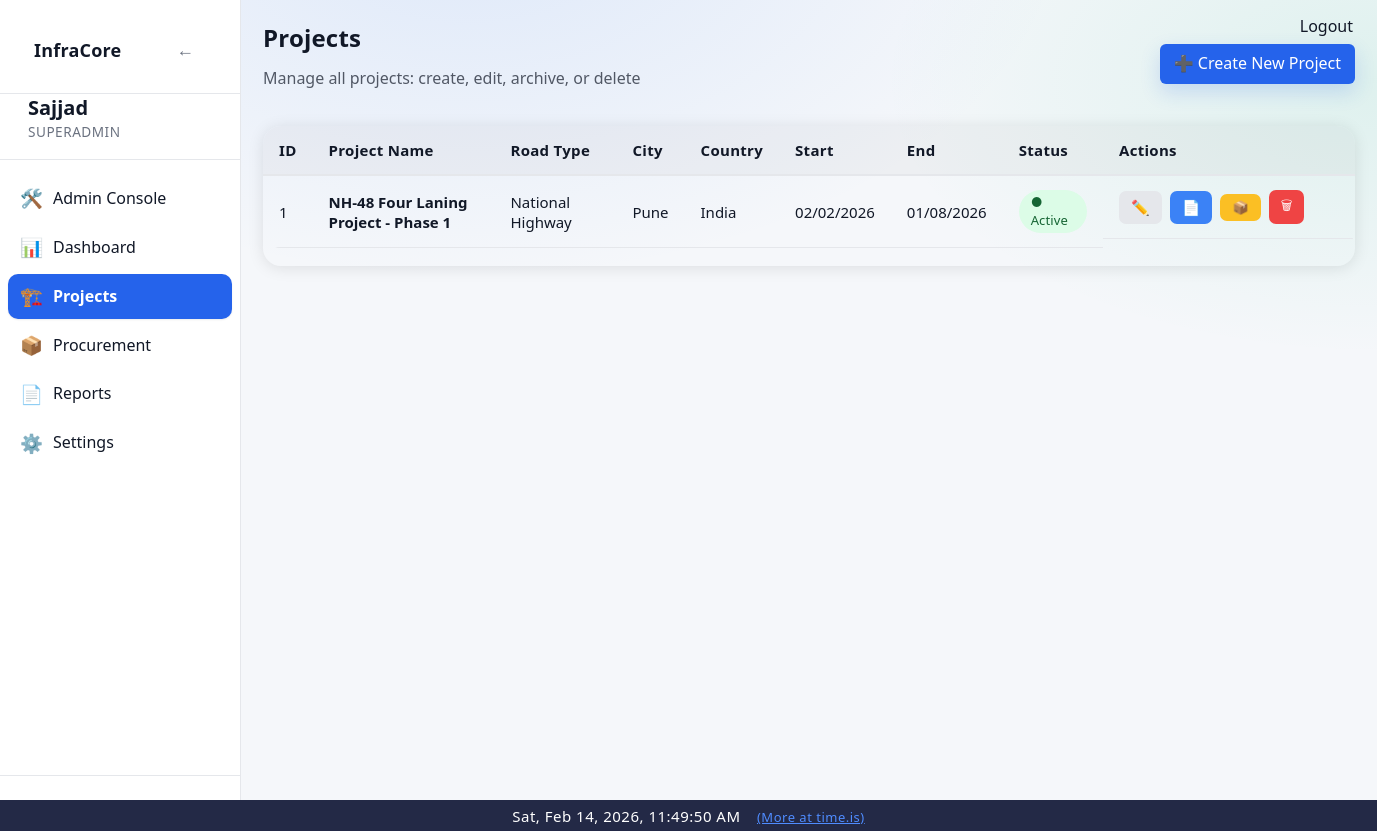
The page /projects (signed in) on the database as committed earlier.
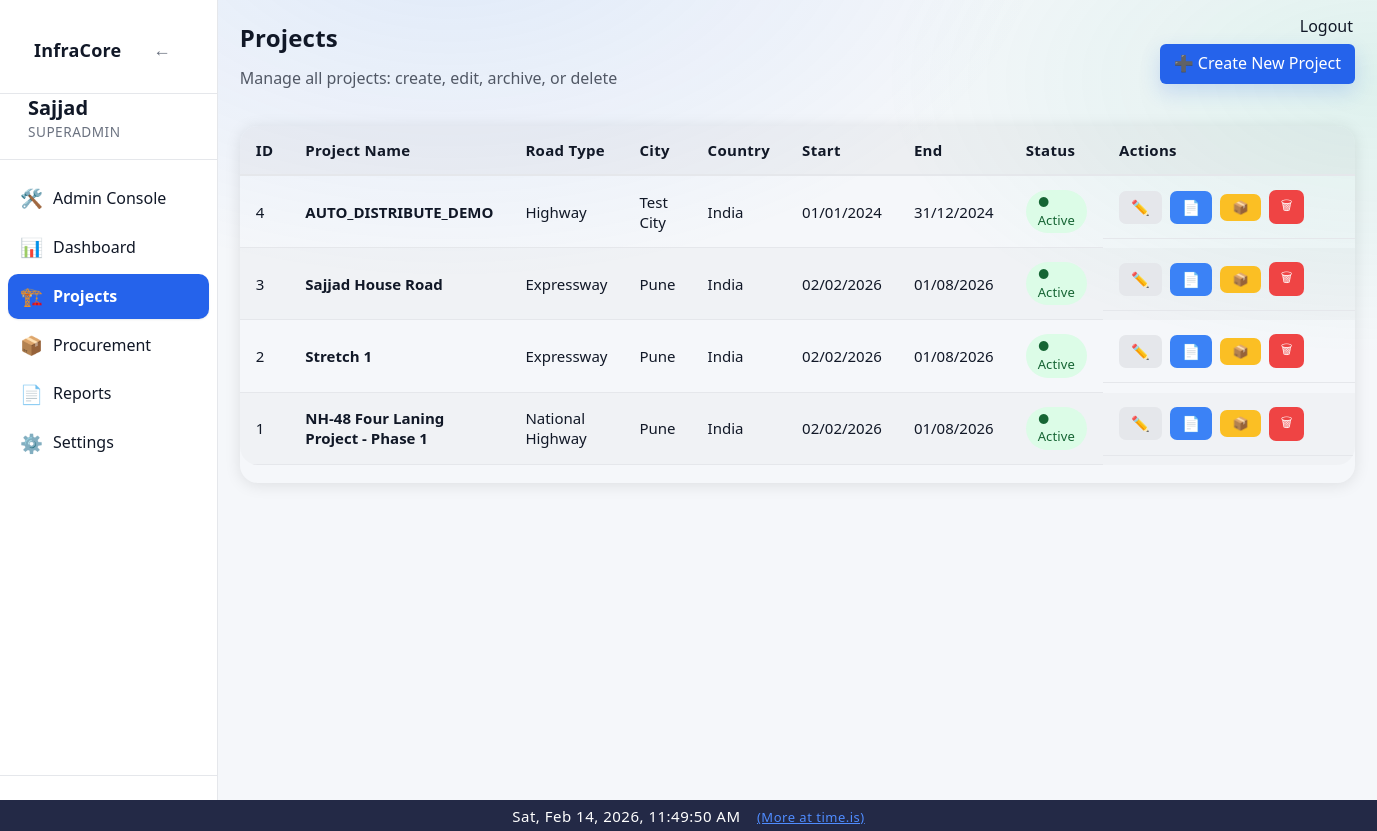
The same page on the database as committed later.
### app/models/project.py (models this page shows)
class Project(Base):
    __tablename__ = "projects"
    id = Column(Integer, primary_key=True, index=True)
    name = Column(String(255), nullable=False)
    project_code = Column(String(100), nullable=True)
    client_authority = Column(String(255), nullable=True)
    contractor = Column(String(255), nullable=True)
    consultant_pmc = Column(String(255), nullable=True)
    is_active = Column(Boolean, default=True, nullable=False)
    status = Column(String(20), default="active", nullable=False)
    road_type = Column(String(100), nullable=False)
    lanes = Column(Integer, nullable=False)
    road_width = Column(Float, nullable=False)
    road_length_km = Column(Float, nullable=False)
    carriageway_width = Column(Float, nullable=True)
    shoulder_type = Column(String(100), nullable=True)
    median_type = Column(String(100), nullable=True)
    project_type = Column(String(50), nullable=False, server_default="")
    road_name = Column(String(255), nullable=True)
    lane_configuration = Column(String(10), nullable=True)
    road_pavement_type = Column(String(20), nullable=True)
    terrain_type = Column(String(20), nullable=True)
    concrete_pavement_type = Column(String(20), nullable=True)  # PQC/RCC
    slab_thickness_mm = Column(Integer, nullable=True)
    grade_of_concrete = Column(String(20), nullable=True)
    joint_spacing_m = Column(Float, nullable=True)
    dowel_diameter_mm = Column(Integer, nullable=True)
    tie_bar_diameter_mm = Column(Integer, nullable=True)
    road_construction_type = Column(String(100), nullable=True)
    road_category = Column(String(100), nullable=True)
    road_engineering_type = Column(String(150), nullable=True)
    road_preset_key = Column(String(200), nullable=True)
    road_extras_json = Column(Text, nullable=True)
    preset_activities_json = Column(Text, nullable=True)
    preset_materials_json = Column(Text, nullable=True)
    country = Column(String(100), nullable=False)
    state = Column(String(100), nullable=True)
    district = Column(String(100), nullable=True)
    city = Column(String(100), nullable=False)
    location_id = Column(Integer, ForeignKey("locations.id"), nullable=True)
    chainage_start = Column(String(50), nullable=True)
    chainage_end = Column(String(50), nullable=True)
    planned_start_date = Column(Date, nullable=False)
    planned_end_date = Column(Date, nullable=False)
    created_by = Column(Integer, nullable=False)
    created_at = Column(DateTime, default=datetime.utcnow, nullable=False)
    updated_at = Column(
        DateTime,
        default=datetime.utcnow,
        onupdate=datetime.utcnow,
        nullable=False,
    )
    completed_at = Column(DateTime, nullable=True)
    activities = relationship(
        "Activity",
        back_populates="project",
        cascade="all, delete-orphan"
    )
    project_activities = relationship(
        "ProjectActivity",
        back_populates="project",
        cascade="all, delete-orphan"
    )
    planned_materials = relationship(
        "PlannedMaterial",
        back_populates="project",
        cascade="all, delete-orphan"
    )
    material_usage_daily = relationship(
        "MaterialUsageDaily",
        back_populates="project",
        cascade="all, delete-orphan"
    )
    location = relationship("Location")

### app/routes/projects.py (the view)
@router.get("", response_class=HTMLResponse)
def projects_page(request: Request, db: Session = Depends(get_db)):
    user = request.session.get("user")
    if not user:
        flash(request, "Please login to continue", "warning")
        return RedirectResponse("/login", status_code=302)
    base = (
        db.query(Project)
        .outerjoin(ProjectUser, Project.id == ProjectUser.project_id)
        .filter(
            Project.is_active == True,
            Project.status == "active",
            Project.completed_at.is_(None),
        )
    )
    base = base.filter(
        ~func.lower(Project.name).like("%preset%"),
        ~func.lower(Project.name).like("%test%"),
    )
    if user.get("role") in {"admin", "superadmin"}:
        projects = base.distinct().order_by(Project.id.desc()).all()
    else:
        projects = (
            base.filter(
                (Project.created_by == user["id"]) |
                (ProjectUser.user_id == user["id"])
            )
            .distinct()
            .order_by(Project.id.desc())
            .all()
        )
    return templates.TemplateResponse(
        "projects.html",
        {"request": request, "projects": projects, "user": user}
    )

### app/templates/projects.html (shortened to what this page needs)
{% extends "base.html" %}
{% block content %}
<div class="page-header"
     style="display:flex;justify-content:space-between;align-items:center;margin-bottom:20px;flex-wrap:wrap;gap:12px">
    <div>
        <h1 class="page-title">Projects</h1>
        <p style="opacity:0.7;margin-top:4px">
            Manage all projects: create, edit, archive, or delete
        </p>
    </div>
    {% if user["role"] in ["admin", "superadmin", "manager"] %}
    <div style="display:flex;gap:10px">
        <a href="/projects/new" class="btn-primary">
            ➕ Create New Project
        </a>
    </div>
    {% endif %}
</div>
<div class="projects-card">
    {% if projects %}
    <table class="projects-table">
        <thead>
            <tr>
                <th>ID</th>
                <th>Project Name</th>
                <th>Road Type</th>
                <th>City</th>
                <th>Country</th>
                <th>Start</th>
                <th>End</th>
                <th>Status</th>
                <th style="min-width:220px">Actions</th>
            </tr>
        </thead>
        <tbody>
        {% for project in projects %}
            <tr>
                <td>{{ project.id }}</td>
                <td><strong>{{ project.name }}</strong></td>
                <td>{{ project.road_type }}</td>
                <td>{{ project.city }}</td>
                <td>{{ project.country }}</td>
                <td>{{ project.planned_start_date|ddmmyyyy }}</td>
                <td>{{ project.planned_end_date|ddmmyyyy }}</td>
                <td>
                    {% if project.is_active %}
                        <span class="badge badge-success" title="Active">● Active</span>
                    {% else %}
                        <span class="badge badge-danger" title="Archived">⏸ Archived</span>
                    {% endif %}
                </td>
                <td style="display:flex;gap:8px;flex-wrap:wrap;align-items:center">
                    {% if user["role"] in ["admin", "superadmin", "manager"] %}
                    <a href="/projects/{{ project.id }}/edit" class="btn-secondary btn-sm" title="Edit Project">
                        <span style="font-size:15px">✏️</span>
                    </a>
                    {% endif %}
                    <a href="/projects/{{ project.id }}" class="btn-info btn-sm" title="Project Details">
                        <span style="font-size:15px">📄</span>
                    </a>
                    {% if user["role"] in ["admin", "superadmin", "manager"] %}
                    <form method="post" action="/projects/{{ project.id }}/archive" style="display:inline" onsubmit="return confirm('Archive this project? It will be hidden from active lists but can be restored later.')">
                        <button class="btn-warning btn-sm" type="submit" title="Archive or Restore">
                            {% if project.is_active %}📦{% else %}♻{% endif %}
                        </button>
                    </form>
                    {% endif %}
                    {% if user["role"] in ["admin", "superadmin"] %}
                    <form method="post" action="/projects/{{ project.id }}/delete" style="display:inline" onsubmit="return confirm('Delete this project permanently? This cannot be undone.')">
                        <button class="btn-danger btn-sm" type="submit" title="Delete Project">
                            🗑
                        </button>
                    </form>
                    {% endif %}
                </td>
            </tr>
        {% endfor %}
        </tbody>
    </table>
    {% endif %}
</div>
{% endblock %}

### app/templates/base.html (shortened to what this page needs)
<!DOCTYPE html>
<html lang="en">
<head>
    <link rel="stylesheet" href="/static/css/style.css">
    <link rel="stylesheet" href="/static/css/ui_v2.css">
</head>
<body>
<div class="layout">
    <aside class="sidebar" id="sidebar">
        <div class="sidebar-header">
            <div class="sidebar-header-row">
                <h2 class="sidebar-title">InfraCore</h2>
                <button id="sidebarHideBtn" class="sidebar-toggle-btn" aria-label="Hide sidebar">←</button>
            </div>
        </div>
        {% if user is defined and user is not none %}
        <div class="sidebar-user">
            <strong class="sidebar-username">{{ user["username"] }}</strong>
            <span class="sidebar-role">
                {% if user["role"] == "superadmin" %}
                    SUPERADMIN
                {% else %}
                    {{ user["role"] | upper }}
                {% endif %}
            </span>
        </div>
        <nav class="sidebar-nav">
            {% if user["role"] == "superadmin" %}
                <a href="/admin/users" class="{% if request.url.path.startswith('/admin') %}active{% endif %}"><span class="icon">🛠️</span>Admin Console</a>
                <a href="/dashboard" class="{% if request.url.path == '/dashboard' %}active{% endif %}"><span class="icon">📊</span>Dashboard</a>
                <a href="/projects" class="{% if request.url.path.startswith('/projects') %}active{% endif %}"><span class="icon">🏗️</span>Projects</a>
                <a href="/procurement" class="{% if request.url.path.startswith('/procurement') %}active{% endif %}"><span class="icon">📦</span>Procurement</a>
                <a href="/reports" class="{% if request.url.path.startswith('/reports') %}active{% endif %}"><span class="icon">📄</span>Reports</a>
                <a href="/settings" class="{% if request.url.path == '/settings' %}active{% endif %}"><span class="icon">⚙️</span>Settings</a>
            {% else %}
                <a href="/dashboard" class="{% if request.url.path == '/dashboard' %}active{% endif %}"><span class="icon">📊</span>Dashboard</a>
            {% endif %}
        </nav>
        <div class="sidebar-footer"></div>
        {% endif %}
    </aside>
        <a href="/logout" class="logout-top-btn" style="position:fixed;top:16px;right:24px;z-index:4000;">Logout</a>
    <main class="main">
        <div class="container">
            {% block content %}{% endblock %}
        </div>
    </main>
</div>
</body>
</html>
<div style="width:100%;background:#232946;color:#fff;text-align:center;padding:6px 0 4px 0;font-size:15px;letter-spacing:0.5px;z-index:2001;position:relative;">
    <span id="realtime-clock"></span>
    <a href="https://time.is/" target="_blank" style="color:#4f8cff;text-decoration:underline;margin-left:12px;font-size:13px;">(More at time.is)</a>
</div>

### static/css/style.css (style rules this page uses)
body { font-family: Arial, Helvetica, sans-serif; margin: 0; background-color: var(--bg); color: var(--text); }
.container { padding: 20px; }
table { width: 100%; border-collapse: collapse; background: var(--card); }
th { background: rgba(0,0,0,0.05); text-align: left; }
th, td { padding: 10px; border-bottom: 1px solid var(--border); }
button, .button { padding: 6px 12px; border-radius: 4px; border: none; cursor: pointer; background: var(--btn); color: white; text-decoration: none; }
:root { --bg: #f5f7fa; --bg-secondary: #ffffff; --bg-primary: #f5f7fa; --text: #111827; --text-muted: #6b7280; --card: #ffffff; --nav: #1f2937; --border: #e5e7eb; --border-color: #e5e7eb; --btn: #2563eb; --hover-bg: rgba(37, 99, 235, 0.1); --accent-color: #2563eb; }
html, body, table, th, td, input, select, textarea, button, .button { transition: background-color 0.3s ease, color 0.3s ease, border-color 0.3s ease; }
.layout { display: flex; min-height: 100vh; }
.sidebar { width: 240px; background: var(--bg-secondary); border-right: 1px solid var(--border-color); display: flex; flex-direction: column; }
.sidebar-header { padding: 16px; font-size: 18px; font-weight: bold; border-bottom: 1px solid var(--border-color); }
.sidebar-user { padding: 12px 16px; border-bottom: 1px solid var(--border-color); font-size: 14px; }
.sidebar-nav { flex: 1; padding: 8px; }
.sidebar-nav a { display: block; padding: 10px 12px; margin-bottom: 4px; border-radius: 6px; color: var(--text); text-decoration: none; }
.sidebar-nav a.active { background: var(--accent-color); color: #ffffff; font-weight: 600; }
.sidebar-footer { padding: 12px; border-top: 1px solid var(--border-color); }
.main { flex: 1; background: var(--bg-primary); }
.page-title { margin-bottom: 20px; font-size: 26px; font-weight: 600; }
.badge { padding: 4px 10px; border-radius: 12px; font-size: 12px; font-weight: bold; }
.badge-success { background: #1f9d55; color: #fff; }
.btn-sm { padding: 4px 8px; font-size: 12px; }

### app/templates/base.html (style rules this page uses)
a, a:visited { color: var(--text); text-decoration: none; }
.btn-primary { background: var(--btn); color: #fff; padding: 9px 14px; border-radius: 6px; border: none; cursor: pointer; }
.btn-secondary { background: #e5e7eb; color: #111827; padding: 9px 14px; border-radius: 6px; border: none; cursor: pointer; }

### app/templates/projects.html (style rules this page uses)
.projects-card { background: var(--card-bg); border-radius: 18px; box-shadow: 0 2px 16px 0 rgba(0,0,0,0.10); padding: 0 0 18px 0; margin-bottom: 32px; overflow-x: auto; }
.projects-table { width: 100%; border-collapse: separate; border-spacing: 0; font-size: 15px; background: none; }
.projects-table th, .projects-table td { padding: 14px 16px; text-align: left; }
.projects-table th { background: rgba(0,0,0,0.03); font-weight: 600; letter-spacing: 0.02em; color: var(--text-secondary); border-bottom: 2px solid var(--border-color); }
.projects-table tr { transition: background 0.18s; color: var(--text-primary); }
.projects-table tbody tr:nth-child(even) { background: rgba(0,0,0,0.02); }
.badge { display: inline-block; padding: 4px 12px; border-radius: 999px; font-size: 13px; font-weight: 500; letter-spacing: 0.01em; vertical-align: middle; }
.badge-success { background: #dcfce7; color: #166534; }
.btn-sm { font-size: 13px; padding: 6px 12px; border-radius: 7px; }
.btn-primary { background: #2563eb; color: #fff; border: none; }
.btn-secondary { background: #e5e7eb; color: #111827; border: none; }
.btn-info { background: #3b82f6; color: #fff; border: none; }
.btn-warning { background: #fbbf24; color: #111827; border: none; }
.btn-danger { background: #ef4444; color: #fff; border: none; }

Rows that differ between the two databases and show on the page:
added Project: id "4", name "AUTO_DISTRIBUTE_DEMO", road_type "Highway", city "Test City", country "India", planned_start_date|ddmmyyyy "01/01/2024", planned_end_date|ddmmyyyy "31/12/2024", is_active "● Active"
added Project: id "3", name "Sajjad House Road", road_type "Expressway", city "Pune", country "India", planned_start_date|ddmmyyyy "02/02/2026", planned_end_date|ddmmyyyy "01/08/2026", is_active "● Active"
added Project: id "2", name "Stretch 1", road_type "Expressway", city "Pune", country "India", planned_start_date|ddmmyyyy "02/02/2026", planned_end_date|ddmmyyyy "01/08/2026", is_active "● Active"
